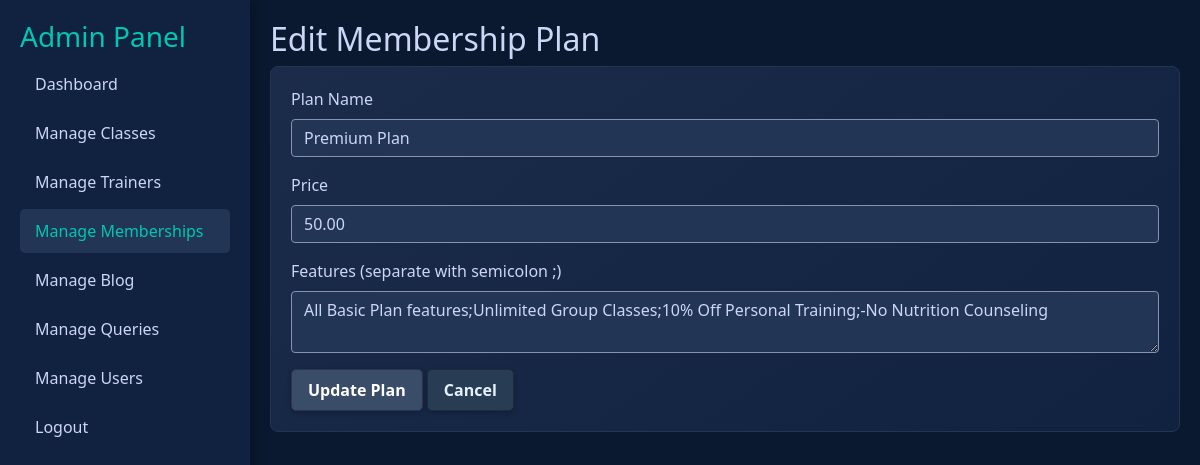
The page /admin/edit_membership.php?id=2 (signed in) on the database its author committed.
### tables this page shows
CREATE TABLE `memberships` (
  `id` int(11) NOT NULL AUTO_INCREMENT,
  `name` varchar(100) NOT NULL,
  `price` decimal(10,2) NOT NULL,
  `features` text NOT NULL,
  `is_popular` tinyint(1) NOT NULL DEFAULT 0,
  PRIMARY KEY (`id`)
);

### admin/edit_membership.php (the view, shortened to what this page needs)
<?php
include '../includes/db.php';
$id = isset($_GET['id']) ? (int)$_GET['id'] : 0;
$result = $conn->query("SELECT * FROM memberships WHERE id = $id");
$plan = $result->fetch_assoc();
?>
<!DOCTYPE html>
<html lang="en">
<head>
    <link rel="stylesheet" href="https://stackpath.bootstrapcdn.com/bootstrap/4.5.2/css/bootstrap.min.css">
    <link rel="stylesheet" href="../assets/css/style.css">
</head>
<body>
<div class="d-flex">
    <div class="dashboard-sidebar">
        <h3>Admin Panel</h3>
        <a href="index.php">Dashboard</a>
        <a href="manage_classes.php">Manage Classes</a>
        <a href="manage_trainers.php">Manage Trainers</a>
        <a href="manage_memberships.php" class="active">Manage Memberships</a>
        <a href="manage_blog.php">Manage Blog</a>
        <a href="manage_queries.php">Manage Queries</a>
        <a href="manage_users.php">Manage Users</a>
        <a href="../logout.php">Logout</a>
    </div>
    <div class="dashboard-main">
        <h2>Edit Membership Plan</h2>
        <div class="card"><div class="card-body">
            <form method="POST" action="edit_membership.php?id=<?php echo $id; ?>">
                <div class="form-group">
                    <label>Plan Name</label>
                    <input type="text" name="name" value="<?php echo htmlspecialchars($plan['name']); ?>" required class="form-control">
                </div>
                <div class="form-group">
                    <label>Price</label>
                    <input type="number" step="0.01" name="price" value="<?php echo htmlspecialchars($plan['price']); ?>" required class="form-control">
                </div>
                <div class="form-group">
                    <label>Features (separate with semicolon ;)</label>
                    <textarea name="features" required class="form-control"><?php echo htmlspecialchars($plan['features']); ?></textarea>
                </div>
                <button type="submit" class="btn btn-primary">Update Plan</button>
                <a href="manage_memberships.php" class="btn btn-secondary">Cancel</a>
            </form>
        </div></div>
    </div>
</div>
</body>
</html>

### assets/css/style.css (style rules this page uses)
body { background-color: #0a192f; color: #ccd6f6; font-family: 'Segoe UI', Tahoma, Geneva, Verdana, sans-serif; }
.btn { transition: all 0.3s ease; border-radius: 5px; font-weight: bold; padding: 0.5rem 1rem; box-shadow: 0 2px 5px rgba(0,0,0,0.2); border: 1px solid transparent; }
.btn-primary { background-color: #394c68; color: #ffffff; border-color: #2d3157; }
.btn-secondary { background-color: #283c53; color: #e6f1ff; border-color: #1d2a3a; }
.card { background: linear-gradient(145deg, #1a2c4a, #112240); border: 1px solid #233554; transition: transform .2s, box-shadow .2s; border-radius: 8px; }
.form-control { background-color: #233554; color: #ccd6f6; border: 1px solid #8892b0; }
.dashboard-sidebar { background-color: #112240; padding: 20px; height: 100vh; min-width: 250px; box-shadow: 2px 0 15px rgba(0,0,0,0.3); }
.dashboard-sidebar h3 { color: #00c7b3; }
.dashboard-sidebar a { color: #ccd6f6; display: block; padding: 10px 15px; text-decoration: none; border-radius: 5px; margin-bottom: 5px; }
.dashboard-sidebar a:hover, .dashboard-sidebar a.active { background-color: #233554; color: #00c7b3; }
.dashboard-main { padding: 20px; width: 100%; }

### rows shown on the page
memberships: name "Premium Plan", price "50.00", features "All Basic Plan features;Unlimited Group Classes;10% Off Personal Training;-No Nutrition Counseling"
